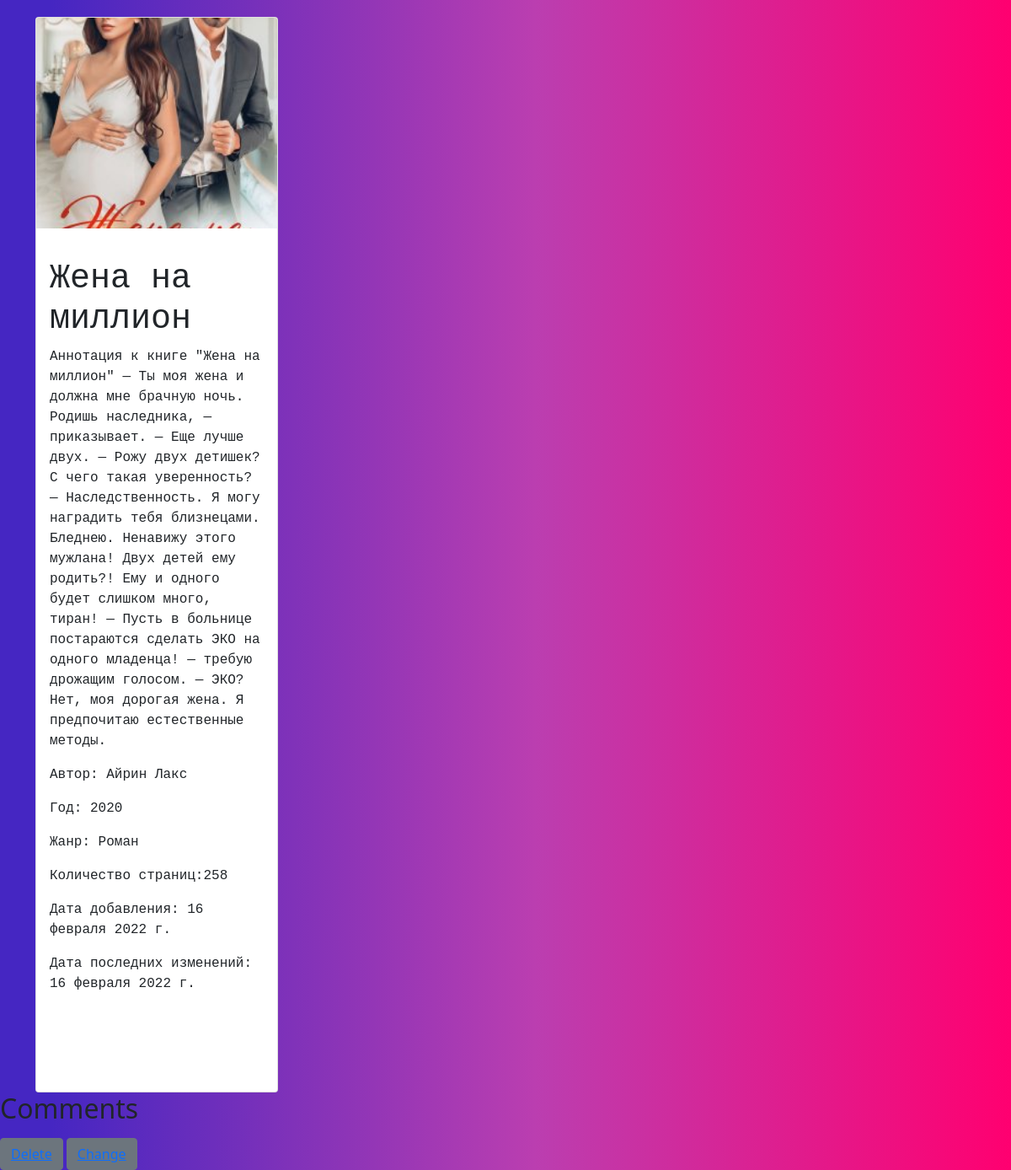
/detail/7/, run on an earlier commit of the app's database.
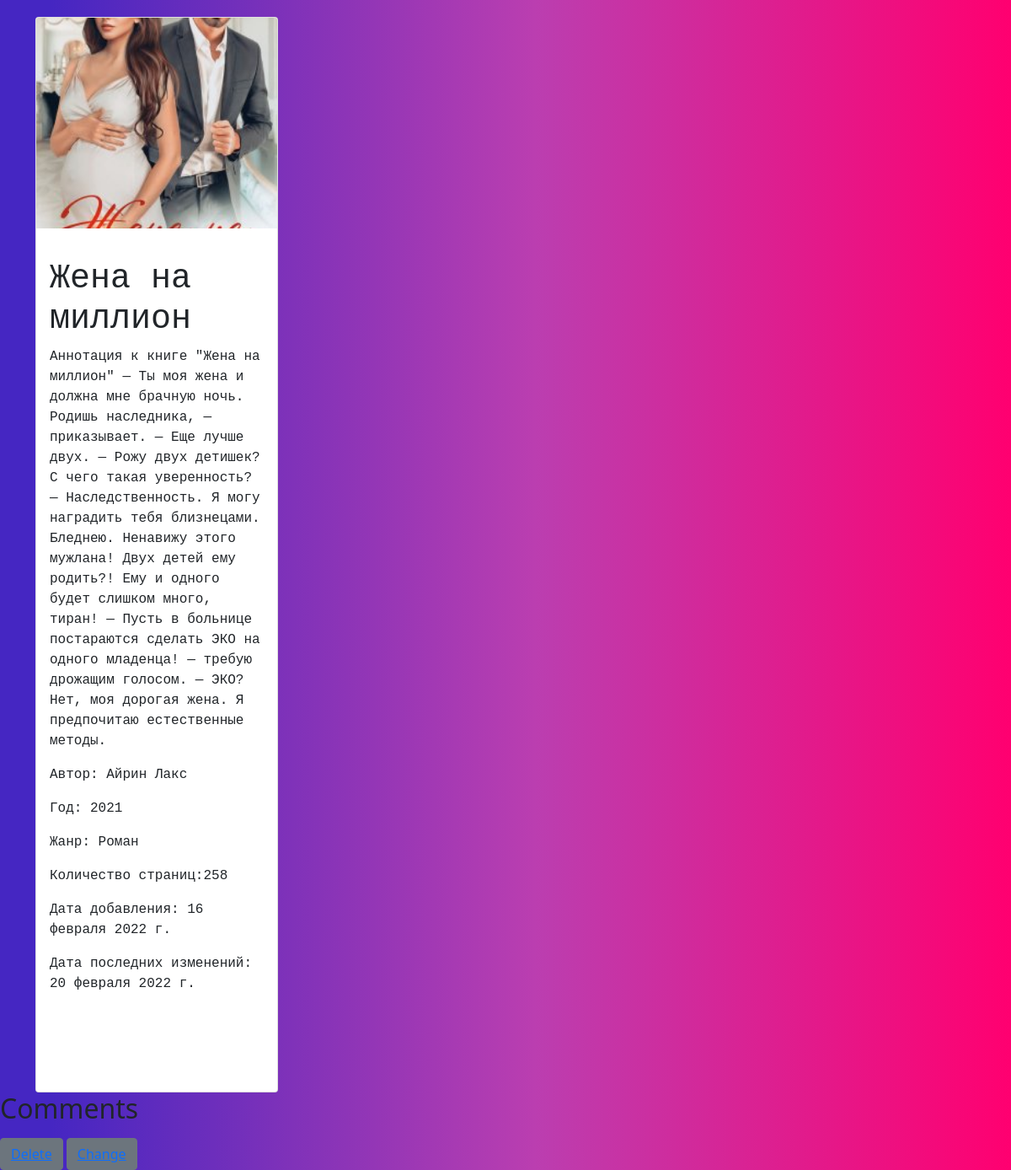
And on a later commit of the database.
### book_detail/models.py (models this page shows, shortened)
class Book_detail(models.Model):
    GENRE_CHOICE = (
        ('Фэнтези', 'Фэнтези'),
        ('Боевик', 'Боевик'),
        ('Драма', 'Драма'),
        ("Роман", "Роман"),
        ("Комедия", "Комедия"),
        ("Трагедия", "Трагедия")
    )
    name = models.CharField(max_length=100)
    author = models.CharField(max_length=25)
    year = models.PositiveIntegerField()
    genre = models.CharField(max_length=70, choices=GENRE_CHOICE)
    pages = models.PositiveIntegerField()
    description = models.TextField()
    created_date = models.DateField(auto_now_add=True)
    update_date = models.DateField(auto_now=True)
    image = models.ImageField(null=True, upload_to='')

### book_detail/views.py (the view)
# urls.py: path('detail/<int:id>/', views.BookDetailView.as_view(), name='details'),
class BookDetailView(generic.DetailView):
    template_name = "all_detail.html"
    def get_object(self, **kwargs):
        book_id = self.kwargs.get("id")
        return get_object_or_404(models.Book_detail, id=book_id)

### templates/all_detail.html (shortened to what this page needs)
<!DOCTYPE html>
{% load static %}
<html lang="en">
<head>
    <link rel="stylesheet" type="text/css" href="{% static 'css/bootstrap.css/' %}"/>
</head>
<body>
<div class="container book__detail__container">
    <div class="card" style="width: 18rem;">
        <img src="{{ object.image.url }}" class="card-img-top book__detail__image" alt="...">
        <div class="card-body body__detail">
            <h1 class="card-title">{{ object.name }}</h1>
            <p class="card-text">{{ object.description }}</p>
            <p class="card-text">Автор: {{ object.author }}</p>
            <p class="card-text">Год: {{ object.year }}</p>
            <p class="card-text">Жанр: {{ object.genre }}</p>
            <p class="card-text">Количество страниц:{{ object.pages }}</p>
            <p class="card-text">Дата добавления: {{ object.created_date }}</p>
            <p class="card-text">Дата последних изменений: {{ object.update_date }}</p>
        </div>
    </div>
</div>
<div>
    <div>
        <h2>Comments</h2>
    </div>
</div>
<div>
    <button type="button" class="btn btn-secondary"><a href="/detail/{{ object.id }}/delete/">Delete</a></button>
    <button type="button" class="btn btn-secondary"><a href="/detail/{{ object.id }}/update/">Change</a></button>
</div>
</body>
</html>

What changed in the data, as far as the page shows it:
changed Book_detail "Жена на миллион": year "2020" → "2021"; update_date "16 февраля 2022 г." → "20 февраля 2022 г."
